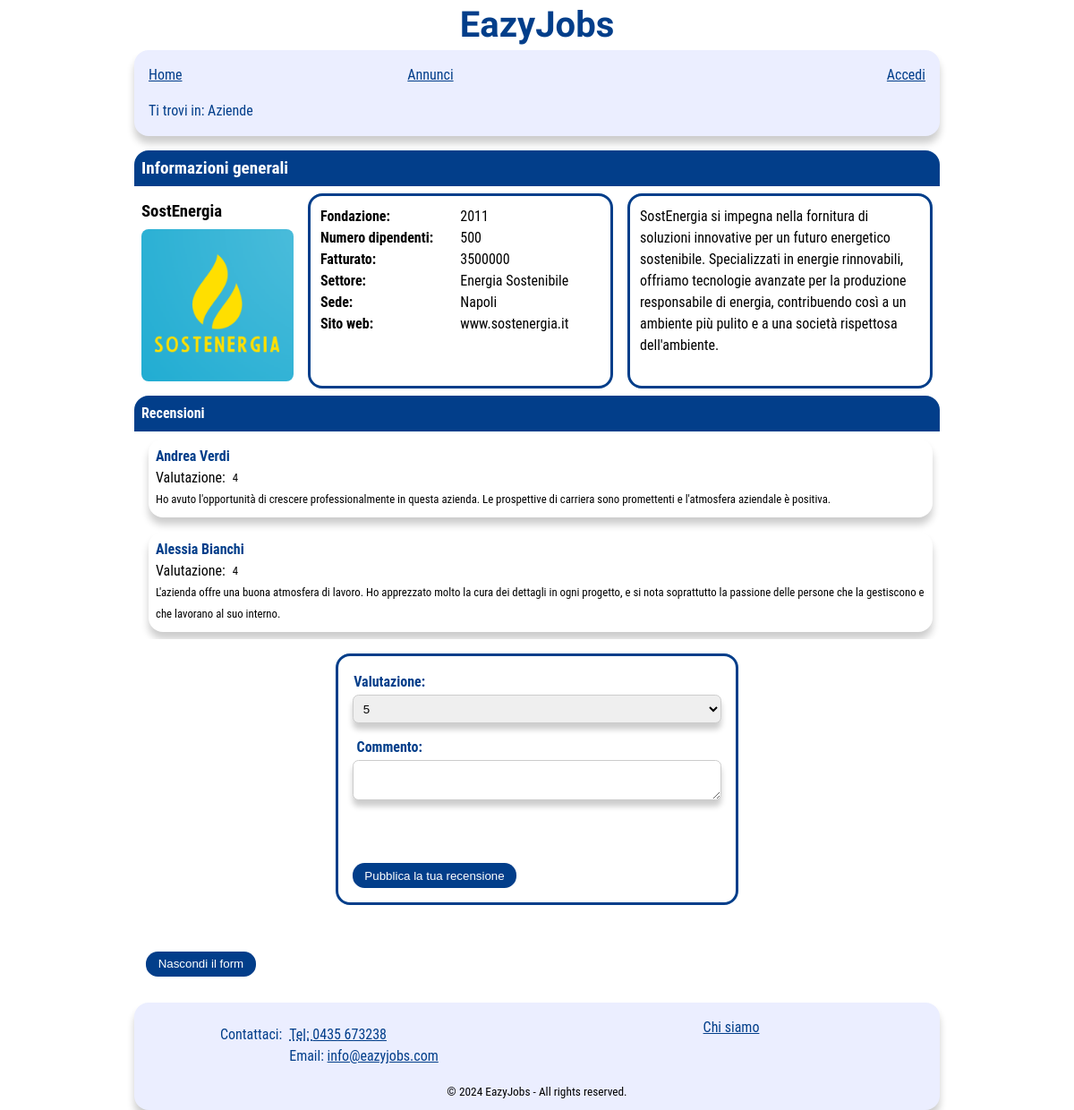
The page /EazyJobs/Aziende.php?id=19 on the database its author committed.
### tables this page shows
CREATE TABLE IF NOT EXISTS aziende
(
    id int NOT NULL AUTO_INCREMENT,
    email character varying(60) NOT NULL,
    password character varying(100) NOT NULL,
	nome character varying(60) NOT NULL,
	sito character varying(50) NOT NULL,
	fondazione integer NOT NULL,
	dipendenti integer NOT NULL,
	fatturato integer NOT NULL,
	sede character varying(60) NOT NULL,
	settore character varying(60) NOT NULL,
	`desc` character varying (500) NOT NULL,
    logo_path character varying(90),
    PRIMARY KEY (id)
);

CREATE TABLE IF NOT EXISTS valutazioni
(
    utenti_id int NOT NULL,
    aziende_id int NOT NULL,
    commento character varying(300),
    voto integer NOT NULL CHECK (voto > 0 AND voto <=5),
    PRIMARY KEY (aziende_id, utenti_id),
	FOREIGN KEY (utenti_id)
    REFERENCES utenti (id)
    ON UPDATE CASCADE
    ON DELETE CASCADE,
	FOREIGN KEY(aziende_id)
    REFERENCES aziende(id)
    ON UPDATE CASCADE
    ON DELETE CASCADE
);

CREATE TABLE IF NOT EXISTS utenti
(
    id int NOT NULL AUTO_INCREMENT,
    email character varying(60) NOT NULL,
    password character varying(60) NOT NULL,
	nome character varying(60) NOT NULL,
    cv_path character varying(90),
    PRIMARY KEY (id)
);

### EazyJobs/models/azienda.php (called while the page is built, shortened)
<?php
  class Azienda {
    private $conn;
    private $table = 'aziende';
    public function __construct($db) {
      $this->conn = $db;
    }
    public function getById($aziendaId) {
      $query = 'SELECT * FROM ' . $this->table . ' WHERE id = :aziendaId';
      $stmt = $this->conn->prepare($query);
      $stmt->bindParam(':aziendaId', $aziendaId);
      $stmt->execute();
      return $stmt;
    }
}

### EazyJobs/models/valutazione.php (called while the page is built, shortened)
<?php
  class Valutazione {
    private $conn;
    public function __construct($db) {
      $this->conn = $db;
    }
    public function getAll_byAziendaId($aziendaId) {
        $query = 'SELECT valutazioni.*, utenti.nome AS nome
        FROM valutazioni
        INNER JOIN utenti ON valutazioni.utenti_id = utenti.id
        WHERE valutazioni.aziende_id = :aziendaId';
        $stmt = $this->conn->prepare($query);
        $stmt->bindParam(':aziendaId', $aziendaId);
        $stmt->execute();
        return $stmt;
      }
}

### EazyJobs/Aziende.php (the view, shortened to what this page needs)
<?php
  include_once './models/azienda.php';
  include_once './models/valutazione.php';
  $database = new Database();
  $db = $database->connect();
  $azienda = new Azienda($db);
  if (isset($_GET['id'])) {$aziendaId = $_GET['id'];}
  $result = $azienda->getById($aziendaId);
  $num = $result->rowCount();
  if($num > 0) {
  $str_azienda = "";
  while ($row = $result->fetch(PDO::FETCH_ASSOC)) {
      extract($row);
      $str_azienda = "<div class='header-aziende'>\n" .
      "<h3>" . $nome . "</h3>\n" .
      "<img src='./assets/logos/". $id ."_logo.png' alt='Logo azienda " . $nome ."'>\n" .
      "</div>\n" . "
        <dl>
            <dt class='info-azienda'>Fondazione: </dt>
            <dd><time datetime='" . $fondazione . "'>" . $fondazione . "</time></dd>
            <dt class='info-azienda'>Numero dipendenti: </dt>
            <dd>" . $dipendenti . "</dd>
            <dt class='info-azienda'>Fatturato: </dt>
            <dd>" . $fatturato . "</dd>
            <dt class='info-azienda'>Settore: </dt>
            <dd>" . $settore . "</dd>
            <dt class='info-azienda'>Sede: </dt>
            <dd>" . $sede . "</dd>
            <dt class='info-azienda'>Sito web: </dt>
            <dd>" . $sito . "</dd>
        </dl>
        <p id='descrizioneAzienda'>" . $desc . "</p>";
    }
  }
  $valutazione = new Valutazione($db);
      $result = $valutazione->getAll_byAziendaId($aziendaId);
      $num = $result->rowCount();
      $utenteId = null;
      if($num > 0) {
        $str_valutazioni = "";
        while ($row = $result->fetch(PDO::FETCH_ASSOC)) {
            extract($row);
            if (isset($_SESSION['user_id']) && $_SESSION['user_id'] == $utenti_id) {
              $str_valutazioni .=
                "<li id='recensione-utente'>\n" .
                "<h3>" . $nome . "</h3>\n" .
                "<dl class='valutazione'>\n" .
                "<dt>Valutazione:</dt><dd><p>" . $voto . "</p></dd>\n" .
                "</dl>\n" .
                "<p>" . $commento . "</p>\n" .
                "<div id='controllo-recensione'>\n" .
                "<input type='submit' id='modifica-recensione' aria-label='Modifica la tua recensione' data-id='" . $aziendaId . "' value='Modifica'>\n" .
                "<input type='submit' id='elimina-recensione' aria-label='Elimina la tua recensione' data-id='" . $aziendaId . "' value='Elimina '>\n" .
                "</div>\n" .
                "</li>\n";
                $utenteId = $utenti_id;
            } else {
              $str_valutazioni .=
                  "<li>\n" .
                  "<h3>" . $nome . "</h3>\n" .
                  "<dl class='valutazione'>\n" .
                  "<dt>Valutazione:</dt><dd><p>" . $voto . "</p></dd>\n" .
                  "</dl>\n" .
                  "<p>" . $commento . "</p>\n" .
                  "</li>\n";
            }
        }
      } else {
        $str_valutazioni = '<li class="nessun-trovato">(!) Nessuna recensione trovata</li>';
      }
  $nomefile = "./templates/Aziende.html";
  $contenuto = file_get_contents($nomefile);
  if (isset($_SESSION['user_id'])) {
    $contenuto = str_replace("php-placeholder", "User.php", $contenuto);
    $contenuto = str_replace("link-placeholder", "Area personale", $contenuto);
  } else if (isset($_SESSION['admin_id'])) {
      $contenuto = str_replace("php-placeholder", "Admin.php", $contenuto);
      $contenuto = str_replace("link-placeholder", "Area personale", $contenuto);
  } else {
      $contenuto = str_replace("php-placeholder", "Accedi.php", $contenuto);
      $contenuto = str_replace("link-placeholder", "Accedi", $contenuto);
  }
  $contenuto = str_replace("aziendaId-placeholder", strval($aziendaId), $contenuto);
  $errors = isset($_GET['errors']) ? json_decode(urldecode($_GET['errors']), true) : [];
  $commentoErrore = isset($errors['commento']) ? htmlspecialchars($errors['commento']) : '';
  $loginErrore = isset($errors['login']) ? htmlspecialchars($errors['login']) : '';
  $duplicatoErrore = isset($errors['duplicato']) ? htmlspecialchars($errors['duplicato']) : '';
  $contenuto = str_replace("commento-errore-placeholder", $commentoErrore, $contenuto);
  $contenuto = str_replace("login-errore-placeholder", $loginErrore, $contenuto);
  $contenuto = str_replace("duplicato-errore-placeholder", $duplicatoErrore, $contenuto);
  $contenuto = str_replace("", $str_azienda, $contenuto);
  $contenuto = str_replace("", $str_valutazioni, $contenuto);
  if ($utenteId) {
    $result = Valutazione::getById($db, $utenteId, $aziendaId);
    $num = $result->rowCount();
    if($num > 0) {
      while ($row = $result->fetch(PDO::FETCH_ASSOC)) {
        extract($row);
        if ($voto === '1') {
                $contenuto = str_replace("1-placeholder", "selected", $contenuto);
                $contenuto = str_replace("2-placeholder", "", $contenuto);
                $contenuto = str_replace("3-placeholder", "", $contenuto);
                $contenuto = str_replace("4-placeholder", "", $contenuto);
                $contenuto = str_replace("5-placeholder", "", $contenuto);
            } elseif ($voto === '2') {
                $contenuto = str_replace("1-placeholder", "", $contenuto);
                $contenuto = str_replace("2-placeholder", "selected", $contenuto);
                $contenuto = str_replace("3-placeholder", "", $contenuto);
                $contenuto = str_replace("4-placeholder", "", $contenuto);
                $contenuto = str_replace("5-placeholder", "", $contenuto);
            } elseif ($voto === '3') {
                $contenuto = str_replace("1-placeholder", "", $contenuto);
                $contenuto = str_replace("2-placeholder", "", $contenuto);
                $contenuto = str_replace("3-placeholder", "selected", $contenuto);
                $contenuto = str_replace("4-placeholder", "", $contenuto);
                $contenuto = str_replace("5-placeholder", "", $contenuto);
            } elseif ($voto === '4') {
                $contenuto = str_replace("1-placeholder", "", $contenuto);
                $contenuto = str_replace("2-placeholder", "", $contenuto);
                $contenuto = str_replace("3-placeholder", "", $contenuto);
                $contenuto = str_replace("4-placeholder", "selected", $contenuto);
                $contenuto = str_replace("5-placeholder", "", $contenuto);
            } elseif ($voto === '5') {
                $contenuto = str_replace("1-placeholder", "", $contenuto);
                $contenuto = str_replace("2-placeholder", "", $contenuto);
                $contenuto = str_replace("3-placeholder", "", $contenuto);
                $contenuto = str_replace("4-placeholder", "", $contenuto);
                $contenuto = str_replace("5-placeholder", "selected", $contenuto);
            }
        $contenuto = str_replace("commento-placeholder", strval($commento), $contenuto);
      }
    }
  } else {
    $contenuto = str_replace("1-placeholder", "", $contenuto);
    $contenuto = str_replace("2-placeholder", "", $contenuto);
    $contenuto = str_replace("3-placeholder", "", $contenuto);
    $contenuto = str_replace("4-placeholder", "", $contenuto);
    $contenuto = str_replace("5-placeholder", "", $contenuto);
  }
  echo $contenuto;
?>

### EazyJobs/style_mini.css (style rules this page uses)
main { width: 90%; margin-top: 0; }
header { display: flex; flex-direction: row; align-items: center; overflow: visible; justify-content: space-between; background-color: var(--headerBgColor); width: 100%; max-height: 20vh; margin-bottom: 0; }
header .header-logo h1 { font-size: 2em; }
#navigazione { border-radius: 0; box-shadow: none; max-width: 100%; padding: 0; }
#menu, #menu.showing { max-height: 80vh; transition: max-height 0.25s linear; overflow: hidden; }
#menu.hiding { max-height: 0vh; transition: none; }
#menu ul { flex-direction: column; }
#menu ul li:nth-child(3) { display: none; }
#menu ul li { border-top: 2px solid var(--headerBgColor); text-align: center; font-size: 2em; height: 2em; line-height: 2em; }
#menu ul li a { display: block; background-color: var(--headerTxtColor); color: var(--headerBgColor); border-radius: 0.4em; height: inherit; }
form { text-align: center; margin: 1em 0; order: 1; }
footer { border-radius: 0; box-shadow: none; max-width: 100%; }
footer { display: none; }
#aziende-main { height: auto; width: 100%; margin: 0; border-radius: 0; }
#aziende-main .delimitatore { border-radius: 0; }
.delimitatore-piccolo { color: white; background-color: var(--headerTxtColor); padding: 0.5em; border-radius: 0; }
.delimitatore-piccolo h3 { font-size: 1em; }
.info-azienda { font-weight: bold; }
#aziende-main #contenitore-informazioni { display: flex; flex-direction: column; }
#aziende-main #contenitore-informazioni dl { background-color: #fff; width: auto; padding: 0.7em; border: 0.2em var(--footerTxtColor) solid; border-radius: 1em; margin: 0.5em; }
#aziende-main #contenitore-informazioni dt { float: left; width: 50%; padding: 0; margin: 0; }
#aziende-main #contenitore-informazioni dd { float: left; width: 50%; padding: 0; margin: 0; }
#aziende-main .header-aziende { width: 100%; }
#aziende-main .header-aziende img { width: 40%; }
#bottone-recensioni { margin: 1em; }
#descrizioneAzienda { background-color: #fff; width: fit-content; padding: 0.7em; border: 0.2em var(--footerTxtColor) solid; border-radius: 1em; margin: 0.5em; }
#aziende-recensioni { display: flex; flex-direction: column; list-style-type: none; margin-bottom: 1em; max-height: 50vh; overflow-y: scroll; }
#aziende-recensioni li { display: flex; flex-direction: column; background-color: white; border-radius: 1em; box-shadow: 0 0.5em 0.5em rgba(0, 0, 0, 0.2); padding: 1em; margin: 0.5em; margin-left: 1em; }
#aziende-recensioni .valutazione dt { float: left; margin-right: 0.5em; }
#aziende-recensioni h3 { color: var(--headerTxtColor); font-size: 1em; }
#aziende-recensioni p { font-size: 0.8em; }
#recensioni-form, #recensioni-modifica-form { display: flex; flex-direction: column; overflow: auto; max-width: 80%; margin: auto; padding: 1em; max-height: fit-content; border: 3px solid; border-radius: 1em; border-color: var(--headerTxtColor); }
.visibile { visibility: visible; }
#recensioni-form label, #recensioni-modifica-form label { margin-top: 0.1em; margin-bottom: 0.1em; margin-left: 0; color: var(--headerTxtColor); font-weight: bold; width: 20%; }
#recensioni-form textarea, #recensioni-modifica-form textarea, #recensioni-form select, #recensioni-modifica-form select, #recensioni-form input[type="submit"] #recensioni-modifica-form input[type="submit"] { margin-bottom: 1em; padding: 0.5em; border-radius: 0.5em; border: 1px solid #ccc; box-shadow: 0 0.5em 0.5em rgba(0, 0, 0, 0.2); }
#recensioni-form #valutazione, #recensioni-modifica-form #valutazione { margin-left: 0; }
#recensioni-form #commento, #recensioni-modifica-form #commento { resize: vertical; padding: 0.5em; box-sizing: border-box; vertical-align: top; overflow-y: auto; }

### rows shown on the page
aziende: nome "SostEnergia", fondazione "2011", dipendenti "500", fatturato "3500000", settore "Energia Sostenibile", sede "Napoli", sito "www.sostenergia.it", desc "SostEnergia si impegna nella fornitura di soluzioni innovative per un futuro energetico sostenibile. Specializzati in energie rinnovabili, offriamo tecnologie avanzate per la produzione responsabile di energia, contribuendo così a un ambiente più pulito e a una società rispettosa dell'ambiente."
valutazioni: utenti.nome "Andrea Verdi", voto "4", commento "Ho avuto l'opportunità di crescere professionalmente in questa azienda. Le prospettive di carriera sono promettenti e l'atmosfera aziendale è positiva."
valutazioni: utenti.nome "Alessia Bianchi", voto "4", commento "L'azienda offre una buona atmosfera di lavoro. Ho apprezzato molto la cura dei dettagli in ogni progetto, e si nota soprattutto la passione delle persone che la gestiscono e che lavorano al suo interno."
